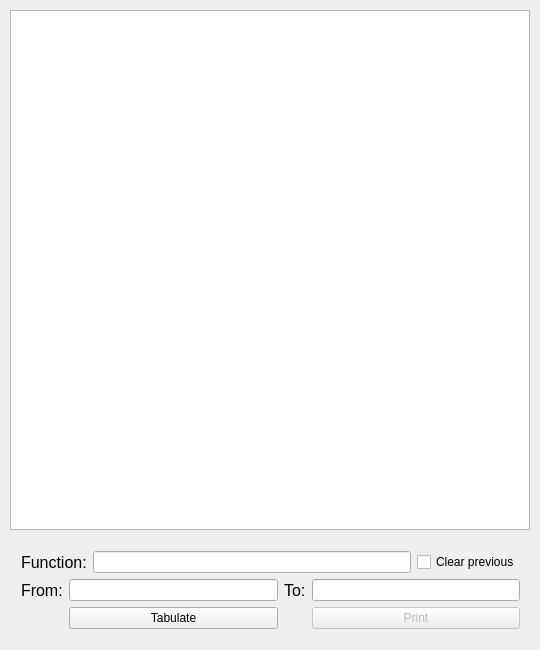
<?xml version="1.0" encoding="UTF-8"?>
<ui version="4.0">
 <class>Widget</class>
 <widget class="QWidget" name="Widget">
  <property name="geometry">
   <rect>
    <x>0</x>
    <y>0</y>
    <width>540</width>
    <height>650</height>
   </rect>
  </property>
  <property name="sizePolicy">
   <sizepolicy hsizetype="Preferred" vsizetype="Preferred">
    <horstretch>0</horstretch>
    <verstretch>0</verstretch>
   </sizepolicy>
  </property>
  <property name="minimumSize">
   <size>
    <width>540</width>
    <height>600</height>
   </size>
  </property>
  <property name="maximumSize">
   <size>
    <width>540</width>
    <height>650</height>
   </size>
  </property>
  <property name="windowTitle">
   <string>Widget</string>
  </property>
  <widget class="QGraphicsView" name="canvas">
   <property name="geometry">
    <rect>
     <x>10</x>
     <y>10</y>
     <width>520</width>
     <height>520</height>
    </rect>
   </property>
   <property name="sizePolicy">
    <sizepolicy hsizetype="Fixed" vsizetype="Fixed">
     <horstretch>0</horstretch>
     <verstretch>0</verstretch>
    </sizepolicy>
   </property>
   <property name="minimumSize">
    <size>
     <width>520</width>
     <height>520</height>
    </size>
   </property>
  </widget>
  <widget class="QWidget" name="layoutWidget">
   <property name="geometry">
    <rect>
     <x>10</x>
     <y>540</y>
     <width>521</width>
     <height>101</height>
    </rect>
   </property>
   <layout class="QVBoxLayout" name="verticalLayout">
    <item>
     <layout class="QHBoxLayout" name="horizontalLayout">
      <item>
       <widget class="QLabel" name="label_3">
        <property name="font">
         <font>
          <pointsize>12</pointsize>
         </font>
        </property>
        <property name="text">
         <string>Function:</string>
        </property>
       </widget>
      </item>
      <item>
       <widget class="QLineEdit" name="functionName"/>
      </item>
      <item>
       <layout class="QGridLayout" name="gridLayout_3">
        <item row="0" column="0">
         <widget class="QCheckBox" name="checkBox_2">
          <property name="text">
           <string>Clear previous</string>
          </property>
         </widget>
        </item>
       </layout>
      </item>
     </layout>
    </item>
    <item>
     <layout class="QGridLayout" name="gridLayout">
      <item row="0" column="0">
       <widget class="QLabel" name="label_2">
        <property name="font">
         <font>
          <pointsize>12</pointsize>
         </font>
        </property>
        <property name="text">
         <string>From:</string>
        </property>
       </widget>
      </item>
      <item row="0" column="1">
       <widget class="QLineEdit" name="intervalStart"/>
      </item>
      <item row="0" column="2">
       <widget class="QLabel" name="label">
        <property name="font">
         <font>
          <pointsize>12</pointsize>
         </font>
        </property>
        <property name="text">
         <string>To:</string>
        </property>
       </widget>
      </item>
      <item row="0" column="3">
       <widget class="QLineEdit" name="intervalEnd"/>
      </item>
      <item row="1" column="1">
       <widget class="QPushButton" name="check">
        <property name="text">
         <string>Tabulate</string>
        </property>
       </widget>
      </item>
      <item row="1" column="3">
       <widget class="QPushButton" name="print">
        <property name="enabled">
         <bool>false</bool>
        </property>
        <property name="text">
         <string>Print</string>
        </property>
       </widget>
      </item>
     </layout>
    </item>
   </layout>
  </widget>
 </widget>
 <layoutdefault spacing="6" margin="11"/>
 <resources/>
 <connections/>
</ui>
